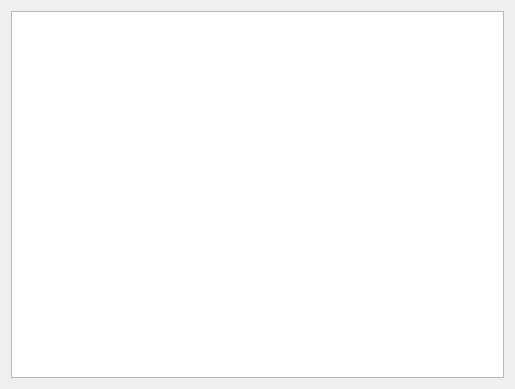
<?xml version="1.0" encoding="UTF-8"?>
<ui version="4.0">
 <class>wpSummary</class>
 <widget class="QWizardPage" name="wpSummary">
  <property name="geometry">
   <rect>
    <x>0</x>
    <y>0</y>
    <width>515</width>
    <height>389</height>
   </rect>
  </property>
  <property name="title">
   <string>Installation</string>
  </property>
  <property name="subTitle">
   <string>Summary</string>
  </property>
  <layout class="QGridLayout" name="gridLayout">
   <item row="0" column="0">
    <widget class="QListWidget" name="listWidget"/>
   </item>
  </layout>
 </widget>
 <resources/>
 <connections/>
</ui>
